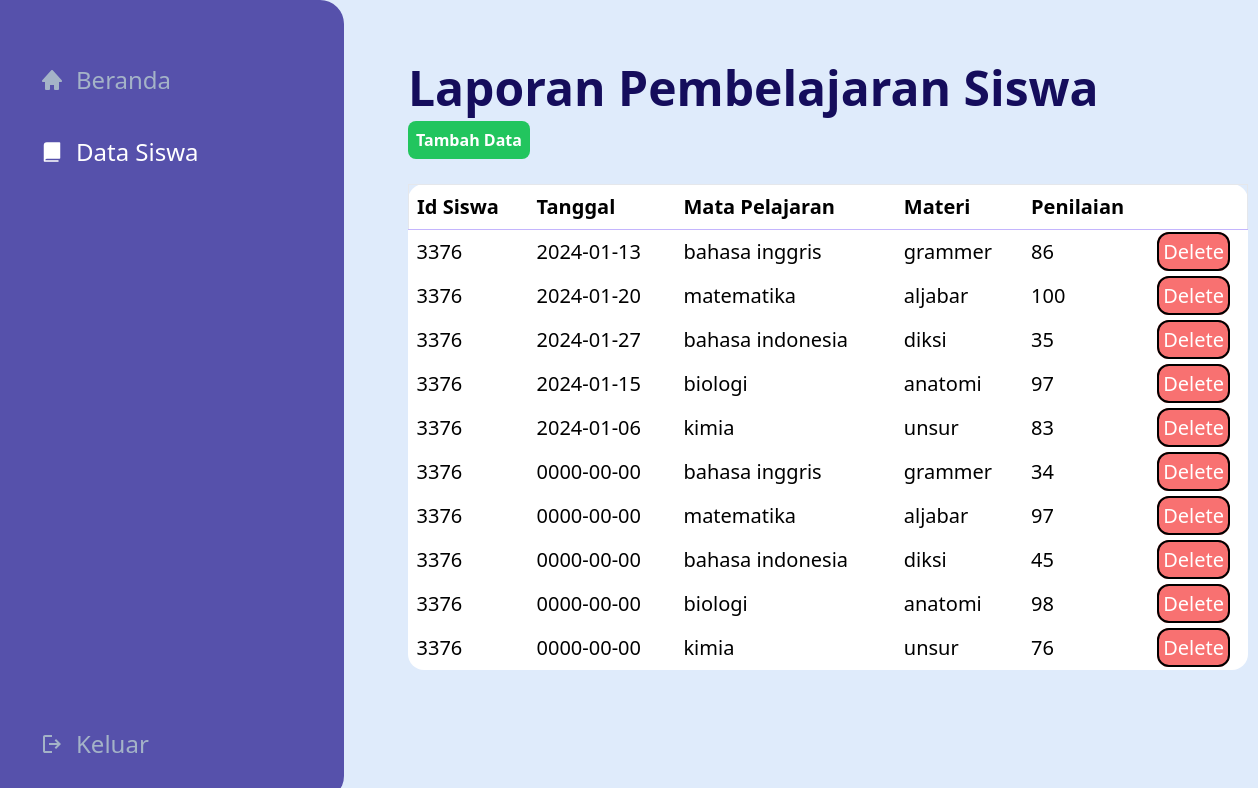
Page /admin_DataPenilaian.php?id_siswa=3376 on the committed database.
### tables this page shows
CREATE TABLE IF NOT EXISTS `tbl_laporan` (
  `id` int(10) NOT NULL,
  `id_siswa` int(10) NOT NULL,
  `tanggal` date NOT NULL,
  `matpel` varchar(25) NOT NULL,
  `materi` varchar(25) NOT NULL,
  `penilaian` int(11) NOT NULL
);

### src/admin_DataPenilaian.php (the view, shortened to what this page needs)
<?php
    require 'connection.php';
?>
<!doctype html>
<html>
<head>
  <link href="output.css" rel="stylesheet">
</head>
<body class="bg-[#DFEBFB] h-screen flex ">
<header class="bg-[#5651AB] w-[344px] rounded-r-3xl flex flex-col justify-between items-start ">
      <nav class="">
          <ul class="text-[#A4B3C7] text-2xl">
                <li class="m-10 mt-16 flex gap-3 active:text-white hover:text-white  items-center">
                    <a class="active:text-white" href="admin_home.php">Beranda</a>
                </li>
                <li class="m-10 flex gap-3 active:text-white text-white  items-center">
                    <svg xmlns="http://www.w3.org/2000/svg" width="1em" height="1em" viewBox="0 0 256 256"><path fill="currentColor" d="M216 32v160a8 8 0 0 1-8 8H72a16 16 0 0 0-16 16h136a8 8 0 0 1 0 16H48a8 8 0 0 1-8-8V56a32 32 0 0 1 32-32h136a8 8 0 0 1 8 8"/></svg>
                    <a href="admin_dataSiswa.php">Data Siswa</a>
                </li>
            </ul>
        </nav>
        <div class="text-[#A4B3C7] hover:text-white text-2xl m-10 flex gap-3 items-center">
            <svg xmlns="http://www.w3.org/2000/svg" width="1em" height="1em" viewBox="0 0 24 24"><path fill="currentColor" d="M5 21q-.825 0-1.412-.587T3 19V5q0-.825.588-1.412T5 3h7v2H5v14h7v2zm11-4l-1.375-1.45l2.55-2.55H9v-2h8.175l-2.55-2.55L16 7l5 5z"/></svg>
            <a href="<?php $_SERVER['PHP_SELF']; ?>">Keluar</a>
        </div>
    </header>
    <main class="p-16 w-[841px]">
        <h1 class="mb-4 text-5xl font-bold text-[#150D5C]">Laporan Pembelajaran Siswa</h1>
        <a href="admin_formEdit.php" class="font-semibold p-2 bg-green-500 text-white rounded-lg" >Tambah Data</a>
        <table class="table-auto mt-8 bg-white text-xl w-[840px] rounded-2xl  ">
            <thead>
                <tr class="border border-b-violet-300" >
                    <th class="p-2 text-left">Id Siswa</th>
                    <th class="p-2 text-left">Tanggal</th>
                    <th class="p-2 text-left">Mata Pelajaran</th>
                    <th class="p-2 text-left">Materi</th>
                    <th class="p-2 text-left">Penilaian</th>
                </tr>
            </thead>
            <tbody class="">
            <?php
                if(isset($_GET['id_siswa'])){
                    $id_siswa = $_GET['id_siswa'];
                    $query = mysqli_query($con,"SELECT * FROM tbl_laporan WHERE id_siswa = $id_siswa ");
                    if($query){
                        while ($data=mysqli_fetch_array($query)){?>
                        <tr>
                            <td class="p-2 "><?= $data['id_siswa'] ?> </td>
                            <td class="p-2 "><?= $data['tanggal'] ?> </td>
                            <td class="p-2 "><?= $data['matpel'] ?></td>
                            <td class="p-2 "><?= $data['materi'] ?></td>
                            <td class="p-2 "><?= $data['penilaian'] ?></td>
                            <td><a href="deleteNilai.php?id=<?php echo $data['id'] ?>" class="p-1 border border-2 text-white border-black bg-red-400 rounded-xl">Delete</a></td>
                        </tr>
                        <?php } ?>
                        <?php
                    } else {
                        echo "erorr" .mysqli_error($con);
                    }
                }
                ?>
            </tbody>
        </table>
    </main>
</body>
</html>

### rows in the picture
tbl_laporan: id_siswa "3376", tanggal "2024-01-13", matpel "bahasa inggris", materi "grammer", penilaian "86"
tbl_laporan: id_siswa "3376", tanggal "2024-01-20", matpel "matematika", materi "aljabar", penilaian "100"
tbl_laporan: id_siswa "3376", tanggal "2024-01-27", matpel "bahasa indonesia", materi "diksi", penilaian "35"
tbl_laporan: id_siswa "3376", tanggal "2024-01-15", matpel "biologi", materi "anatomi", penilaian "97"
tbl_laporan: id_siswa "3376", tanggal "2024-01-06", matpel "kimia", materi "unsur", penilaian "83"
tbl_laporan: id_siswa "3376", tanggal "0000-00-00", matpel "bahasa inggris", materi "grammer", penilaian "34"
tbl_laporan: id_siswa "3376", tanggal "0000-00-00", matpel "matematika", materi "aljabar", penilaian "97"
tbl_laporan: id_siswa "3376", tanggal "0000-00-00", matpel "bahasa indonesia", materi "diksi", penilaian "45"
tbl_laporan: id_siswa "3376", tanggal "0000-00-00", matpel "biologi", materi "anatomi", penilaian "98"
tbl_laporan: id_siswa "3376", tanggal "0000-00-00", matpel "kimia", materi "unsur", penilaian "76"
